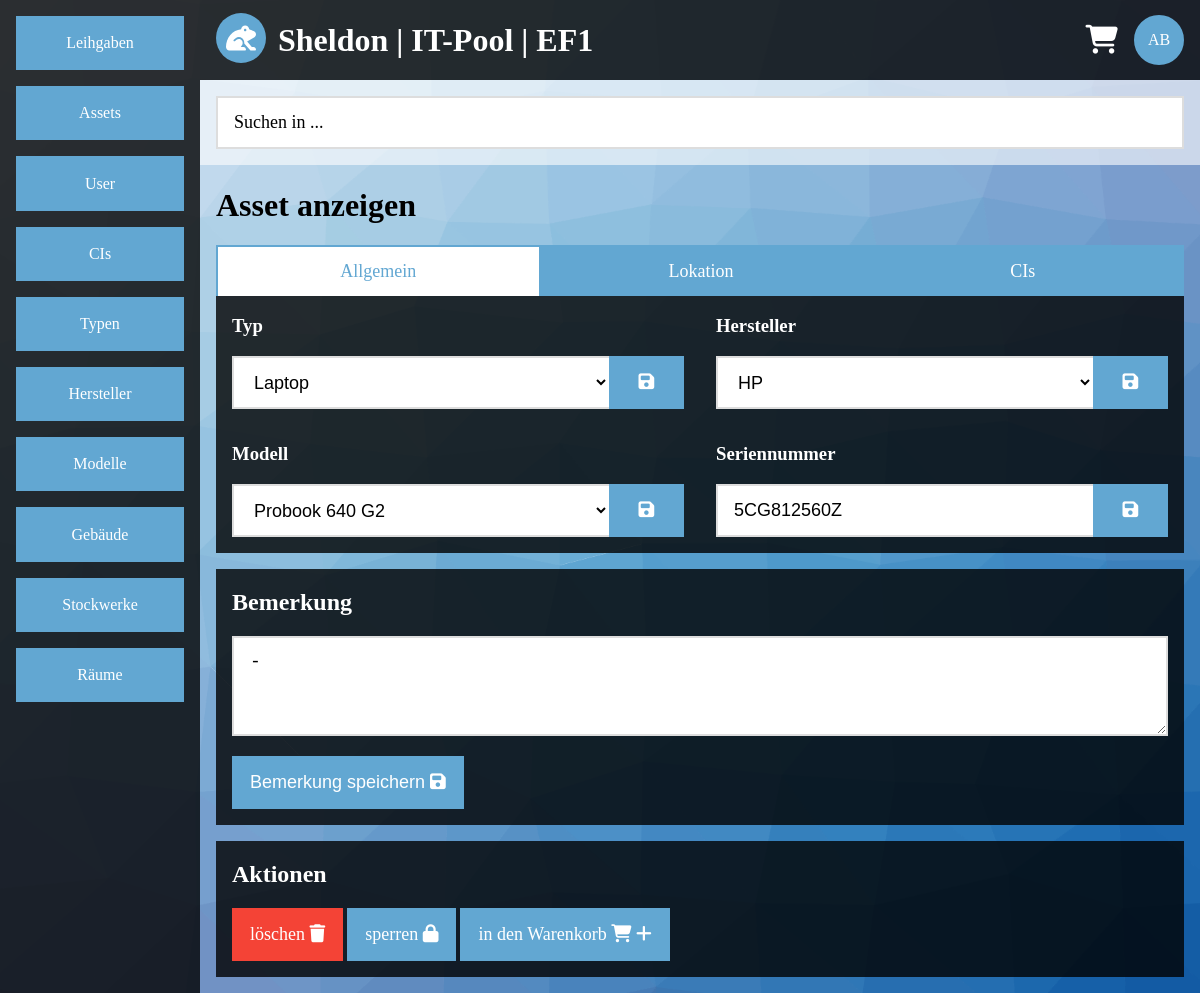
Screenshot of /view.php?category=asset&id=1&tab=general (signed in) with the database file from the repository.
### tables this page shows
CREATE TABLE IF NOT EXISTS `asset` (
  `asset_id` int(255) NOT NULL AUTO_INCREMENT,
  `asset_type_id` int(255) NOT NULL,
  `asset_vendor_id` int(255) NOT NULL,
  `asset_model_id` int(255) NOT NULL,
  `asset_building_id` int(255) NOT NULL DEFAULT '1',
  `asset_floor_id` int(255) NOT NULL DEFAULT '1',
  `asset_room_id` int(255) NOT NULL DEFAULT '1',
  `asset_serial` varchar(200) NOT NULL,
  `asset_cis` varchar(200) NOT NULL,
  `asset_description` varchar(200) NOT NULL DEFAULT '-',
  `asset_locked` enum('1','0') DEFAULT '0',
  PRIMARY KEY (`asset_id`),
  UNIQUE KEY `asset_serial` (`asset_serial`),
  KEY `asset_type_id` (`asset_type_id`),
  KEY `asset_vendor_id` (`asset_vendor_id`),
  KEY `asset_model_id` (`asset_model_id`),
  KEY `asset_building_id` (`asset_building_id`),
  KEY `asset_floor_id` (`asset_floor_id`),
  KEY `asset_room_id` (`asset_room_id`)
);

CREATE TABLE IF NOT EXISTS `type` (
  `type_id` int(11) NOT NULL AUTO_INCREMENT,
  `type_name` varchar(200) NOT NULL,
  PRIMARY KEY (`type_id`),
  UNIQUE KEY `type_name` (`type_name`)
);

CREATE TABLE IF NOT EXISTS `vendor` (
  `vendor_id` int(11) NOT NULL AUTO_INCREMENT,
  `vendor_name` varchar(200) NOT NULL,
  PRIMARY KEY (`vendor_id`),
  UNIQUE KEY `vendor_name` (`vendor_name`)
);

CREATE TABLE IF NOT EXISTS `model` (
  `model_id` int(11) NOT NULL AUTO_INCREMENT,
  `model_name` varchar(200) NOT NULL,
  PRIMARY KEY (`model_id`),
  UNIQUE KEY `model_name` (`model_name`)
);

### view.php (the view, shortened to what this page needs)
<?php
require($_SERVER['DOCUMENT_ROOT'].'/include/config.inc.php');
$output = '';
$sql = mysqli_connect($app_sqlhost,$app_sqluser,$app_sqlpasswd,$app_sqldb);
if(!$sql)
{
	$output .= '<div class="container">';
	$output .= '<div class="content-center container white-alpha">';
	$output .= '<h1>Error</h1>';
	$output .= '<div class="panel black-alpha">';
	$output .= '<p>Es konnte keine Datenbankverbindung hergestellt werden.</p>';
	$output .= '</div>';
	$output .= '</div>';
	$output .= '</div>';
}
else
{
	$sql->query('SET NAMES UTF8');
	if(!empty($_GET))
	{
		if(empty($_GET['category']) || empty($_GET['id']))
		{
			$output .= '<div class="container">';
			$output .= '<div class="content-center container white-alpha">';
			$output .= '<h1>Error</h1>';
			$output .= '<div class="panel black-alpha">';
			$output .= '<p>Es wurden nicht alle Daten gesendet.</p>';
			$output .= '</div>';
			$output .= '</div>';
			$output .= '</div>';
		}
		else
		{
			if(preg_match('/[^a-z]/',$_GET['category']) == 0)
			{
				$allowed_category = array('asset','user','ci','lend','vendor','model','type','building','floor','room');
				if(in_array($_GET['category'],$allowed_category))
				{
					if(preg_match('/[^0-9]/',$_GET['id']) == 0)
					{
						if($_GET['category'] == $allowed_category[0])
						{
							if(empty($_GET['tab']))
							{
								header('location:http://'.$_SERVER['HTTP_HOST'].'/view.php?category='.$_GET['category'].'&id='.$_GET['id'].'&tab=general');
							}
							else
							{
								if(preg_match('/[^a-z]/',$_GET['tab']) == 0)
								{
									$allowed_tabs = array('general','location','cis');
									if(in_array($_GET['tab'],$allowed_tabs))
									{
										$query = sprintf("
										SELECT asset_description,asset_locked
										FROM asset
										WHERE asset_id = '%s';",
										$sql->real_escape_string($_GET['id']));
										$result = $sql->query($query);
										if($row = $result->fetch_array(MYSQLI_ASSOC))
										{
											$asset_description = $row['asset_description'];
											$asset_locked = $row['asset_locked'];
											$output .= '<div class="container">';
											$output .= '<h1>Asset anzeigen</h1>';
											if($_GET['tab'] == $allowed_tabs[0])
											{
												$query = sprintf("
												SELECT type_name,vendor_name,model_name,asset_serial
												FROM asset
												INNER JOIN type ON type_id = asset_type_id
												INNER JOIN vendor ON vendor_id = asset_vendor_id
												INNER JOIN model ON model_id = asset_model_id
												WHERE asset_id = '%s'
												LIMIT 1;",
												$sql->real_escape_string($_GET['id']));
												$result = $sql->query($query);
												if($row = $result->fetch_array(MYSQLI_ASSOC))
												{
													$type = $row['type_name'];
													$vendor = $row['vendor_name'];
													$model = $row['model_name'];
													$serial = $row['asset_serial'];
													$output .= '<div class="nowrap overflow-scroll">';
													$output .= '<a class="col-s6 col-m4 col-l4 btn-default border border-tl border-light-blue white text-light-blue" href="#">Allgemein</a>';
													$output .= '<a class="col-s6 col-m4 col-l4 btn-default border border-tl border-light-blue light-blue hover-white hover-text-blue" href="view.php?category='.$_GET['category'].'&id='.$_GET['id'].'&tab=location">Lokation</a>';
													$output .= '<a class="col-s6 col-m4 col-l4 btn-default border border-tlr border-light-blue light-blue hover-white hover-text-blue" href="view.php?category='.$_GET['category'].'&id='.$_GET['id'].'&tab=cis">CIs</a>';
													$output .= '</div>';
													$output .= '<div class="black-alpha">';
													$output .= '<ul class="flex">';
													$output .= '<li class="col-s12 col-m6 col-l6">';
													$output .= '<div class="margin">';
													$output .= '<form action="change.php" method="get">';
													$output .= '<h3>Typ</h3>';
													$output .= '<input type="hidden" name="category" value="'.$_GET['category'].'"/>';
													$output .= '<input type="hidden" name="id" value="'.$_GET['id'].'"/>';
													$output .= '<input type="hidden" name="attr" value="type"/>';
													$output .= '<ul class="flex">';
													$output .= '<li class="col-s10 col-m10 col-l10">';
													$output .= '<select class="input-default border border-tbl border-grey focus-border-light-blue" style="height:53px;" name="attr_value">';
													$output .= '<option value="">'.$type.'</option>';
													$query = "
													SELECT type_id,type_name
													FROM type";
													$result = $sql->query($query);
													while($row = $result->fetch_array(MYSQLI_ASSOC))
													{
														$output .= '<option value="'.$row['type_id'].'">'.$row['type_name'].'</option>';
													}
													$output .= '</select>';
													$output .= '<li>';
													$output .= '<li class="col-s2 col-m2 col-l2">';
													$output .= '<button class="block btn-default border border-light-blue light-blue hover-white hover-text-blue" style="height:53px;" type="submit"><i class="fas fa-save"></i></button>';
													$output .= '</li>';
													$output .= '</ul>';
													$output .= '<input type="hidden" name="returnto" value="http://'.$_SERVER['HTTP_HOST'].'/view.php?category='.$_GET['category'].'&id='.$_GET['id'].'&tab='.$_GET['tab'].'"/>';
													$output .= '</form>';
													$output .= '</div>';
													$output .= '</li>';
													$output .= '<li class="col-s12 col-m6 col-l6">';
													$output .= '<div class="margin">';
													$output .= '<form action="change.php" method="get">';
													$output .= '<h3>Hersteller</h3>';
													$output .= '<input type="hidden" name="category" value="'.$_GET['category'].'"/>';
													$output .= '<input type="hidden" name="id" value="'.$_GET['id'].'"/>';
													$output .= '<input type="hidden" name="attr" value="vendor"/>';
													$output .= '<ul class="flex">';
													$output .= '<li class="col-s10 col-m10 col-l10">';
													$output .= '<select class="input-default border border-tbl border-grey focus-border-light-blue" style="height:53px;" name="attr_value">';
													$output .= '<option value="">'.$vendor.'</option>';
													$query = "
													SELECT vendor_id,vendor_name
													FROM vendor";
													$result = $sql->query($query);
													while($row = $result->fetch_array(MYSQLI_ASSOC))
													{
														$output .= '<option value="'.$row['vendor_id'].'">'.$row['vendor_name'].'</option>';
													}
													$output .= '</select>';
													$output .= '<li>';
													$output .= '<li class="col-s2 col-m2 col-l2">';
													$output .= '<button class="block btn-default border border-light-blue light-blue hover-white hover-text-blue" style="height:53px;" type="submit"><i class="fas fa-save"></i></button>';
													$output .= '</li>';
													$output .= '</ul>';
													$output .= '<input type="hidden" name="returnto" value="http://'.$_SERVER['HTTP_HOST'].'/view.php?category='.$_GET['category'].'&id='.$_GET['id'].'&tab='.$_GET['tab'].'"/>';
													$output .= '</form>';
													$output .= '</div>';
													$output .= '</li>';
													$output .= '</ul>';
													$output .= '<ul class="flex">';
													$output .= '<li class="col-s12 col-m6 col-l6">';
													$output .= '<div class="margin">';
													$output .= '<form action="change.php" method="get">';
													$output .= '<h3>Modell</h3>';
													$output .= '<input type="hidden" name="category" value="'.$_GET['category'].'"/>';
													$output .= '<input type="hidden" name="id" value="'.$_GET['id'].'"/>';
													$output .= '<input type="hidden" name="attr" value="model"/>';
													$output .= '<ul class="flex">';
													$output .= '<li class="col-s10 col-m10 col-l10">';
													$output .= '<select class="input-default border border-tbl border-grey focus-border-light-blue" style="height:53px;" name="attr_value">';
													$output .= '<option value="">'.$model.'</option>';
													$query = "
													SELECT model_id,model_name
													FROM model";
													$result = $sql->query($query);
													while($row = $result->fetch_array(MYSQLI_ASSOC))
													{
														$output .= '<option value="'.$row['model_id'].'">'.$row['model_name'].'</option>';
													}
													$output .= '</select>';
													$output .= '<li>';
													$output .= '<li class="col-s2 col-m2 col-l2">';
													$output .= '<button class="block btn-default border border-light-blue light-blue hover-white hover-text-blue" style="height:53px;" type="submit"><i class="fas fa-save"></i></button>';
													$output .= '</li>';
													$output .= '</ul>';
													$output .= '<input type="hidden" name="returnto" value="http://'.$_SERVER['HTTP_HOST'].'/view.php?category='.$_GET['category'].'&id='.$_GET['id'].'&tab='.$_GET['tab'].'"/>';
													$output .= '</form>';
													$output .= '</div>';
													$output .= '</li>';
													$output .= '<li class="col-s12 col-m6 col-l6">';
													$output .= '<div clasS="margin">';
													$output .= '<form action="change.php" method="get">';
													$output .= '<h3>Seriennummer</h3>';
													$output .= '<input type="hidden" name="category" value="'.$_GET['category'].'"/>';
													$output .= '<input type="hidden" name="id" value="'.$_GET['id'].'"/>';
													$output .= '<input type="hidden" name="attr" value="serial"/>';
													$output .= '<ul class="flex section">';
													$output .= '<li class="col-s10 col-m10 col-l10">';
													$output .= '<input class="input-default border border-tbl border-grey focus-border-light-blue" type="text" name="attr_value" placeholder="Seriennummer" value="'.$serial.'"/>';
													$output .= '</li>';
													$output .= '<li class="col-s2 col-m2 col-l2">';
													$output .= '<button class="block btn-default border border-light-blue light-blue hover-white hover-text-blue" type="submit"><i class="fas fa-save"></i></button>';
													$output .= '</li>';
													$output .= '</ul>';
													$output .= '<input type="hidden" name="returnto" value="http://'.$_SERVER['HTTP_HOST'].'/view.php?category='.$_GET['category'].'&id='.$_GET['id'].'&tab='.$_GET['tab'].'"/>';
													$output .= '</form>';
													$output .= '</div>';
													$output .= '</li>';
													$output .= '</ul>';
													$output .= '</div>';
												}
											}
											$output .= '<div class="panel black-alpha">';
											$output .= '<form action="change.php" method="get">';
											$output .= '<h2>Bemerkung</h2>';
											$output .= '<input type="hidden" name="category" value="'.$_GET['category'].'"/>';
											$output .= '<input type="hidden" name="id" value="'.$_GET['id'].'"/>';
											$output .= '<input type="hidden" name="attr" value="description"/>';
											$output .= '<p><textarea id="assetdescription" onkeyup="'."chk_inputlength('assetdescription',200)".';" class="input-default border border-grey focus-border-light-blue" name="attr_value">'.$asset_description.'</textarea></p>';
											$output .= '<p><button class="btn-default border border-light-blue light-blue hover-white hover-text-blue" type="submit">Bemerkung speichern <i class="fas fa-save"></i></button></p>';
											$output .= '</div>';
											$output .= '<div class="panel black-alpha">';
											$output .= '<h2>Aktionen</h2>';
											$output .= '<p><a href="del.php?category='.$_GET['category'].'&id='.$_GET['id'].'" class="btn-default border border-red red hover-white hover-text-red">l&ouml;schen <i class="fas fa-trash"></i></a> ';
											if($asset_locked)
											{
												$output .= '<a href="change.php?category='.$_GET['category'].'&id='.$_GET['id'].'&attr=locked&attr_value=0&returnto='.urlencode('http://'.$_SERVER['HTTP_HOST'].'/view.php?category='.$_GET['category'].'&id='.$_GET['id'].'&tab='.$_GET['tab']).'" class="btn-default border border-light-blue light-blue hover-white hover-text-blue">entsperren <i class="fas fa-lock-open"></i></a> ';
											}
											else
											{
												$output .= '<a href="change.php?category='.$_GET['category'].'&id='.$_GET['id'].'&attr=locked&attr_value=1&returnto='.urlencode('http://'.$_SERVER['HTTP_HOST'].'/view.php?category='.$_GET['category'].'&id='.$_GET['id'].'&tab='.$_GET['tab']).'" class="btn-default border border-light-blue light-blue hover-white hover-text-blue">sperren <i class="fas fa-lock"></i></a> ';
											}
											$output .= '<a href="cart.php?aktion=add&category='.$_GET['category'].'&id='.$_GET['id'].'" class="btn-default border border-light-blue light-blue hover-white hover-text-blue">in den Warenkorb <i class="fas fa-shopping-cart"></i> <i class="fas fa-plus"></i></a>';
											$output .= '</p>';
											$output .= '</div>';
										}
									}
								}
							}
						}
					}
				}
			}
		}
	}
}
?>
<!DOCTYPE HTML>
<html lang="de">
	<head>
		<?php
		require($_SERVER['DOCUMENT_ROOT'].'/include/head.inc.php');
		?>
	</head>
	<body>
	<?php
	require($_SERVER['DOCUMENT_ROOT'].'/include/body.inc.php');
	?>
	</body>
</html>

### css/main.css (style rules this page uses)
* { box-sizing:border-box; }
html,body { margin:0; height:100vh; }
select option { background-color:#ffffff; color:#000000; }
a { text-decoration:none; color:inherit; }
ul { padding:0; margin:0; list-style-type:none; }
select { height:53px; }
textarea { height:100px; resize:vertical; }
ul.flex, ul.flex-center { display:flex; flex-direction:row; }
ul.flex { flex-wrap:wrap; }
.block { width:100%; }
.panel { margin:16px 0; padding:.1px 16px; }
.container { padding:.1px 16px; display:block; }
.section { margin:16px 0; }
.margin { margin:16px; }
.btn-default { display:inline-block; border:none; text-decoration:none; text-align:center; font-size:18px; padding:14px 16px; cursor:pointer; }
.input-default { width:100%; padding:14px 16px; font-size:18px; border:none; background-color:#ffffff; color:#000000; cursor:pointer; }
.black-alpha { background-color:rgba(0,0,0,0.8); color:#ffffff; }
.white { background-color:#ffffff; color:#000000; }
.red { background-color:#f44336; color:#ffffff; }
.light-blue { background-color:#62a7d2; color:#ffffff; }
.text-light-blue { color:#62a7d2; }
.border { border-width:2px; border-style:solid; }
.border-tbl { border-right:none; }
.border-tl { border-right:none; border-bottom:none; }
.border-tlr { border-bottom:none; }
.border-light-blue { border-color:#62a7d2; }
.border-red { border-color:#f44336; }
.border-grey { border-color:#dddddd; }
.nowrap { white-space:nowrap; }
.overflow-scroll { overflow-x:auto; overflow-y:auto; }
@media (min-width:993px) { .col-l2 { width:16.6666%; } }
@media (min-width:993px) { .col-l4 { width:33.3333%; } }
@media (min-width:993px) { .col-l6 { width:50%; } }
@media (min-width:993px) { .col-l10 { width:83.3333% } }

### rows the page displays
asset: attr_value "Laptop", attr_value "HP", attr_value "Probook 640 G2", attr_value "5CG812560Z", attr_value "-"

### other values shown
$app_org "EF1"
$initials "AB"
